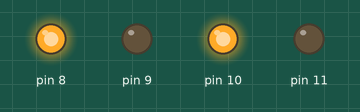
Bench run of a sketch on a simulated Arduino Uno, built with avr-gcc and run on an emulated ATmega328P. Shown: output pins drawn as LEDs (lit = HIGH).

Above: at 1.0 s.
At 5.0 s:
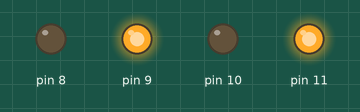
At 7.0 s:
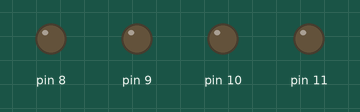
Timing chart, 0 to 10.4 s (numbered marks = the images above):
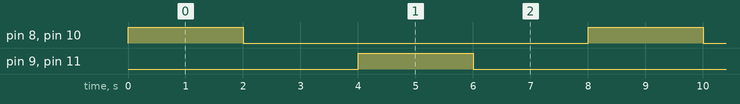

Measured:
- by itself, pin 8–11: alternates HIGH for 2.0 s and LOW for 6.0 s
- by itself, everything shown: repeats every 8.0 s, in 4 steps

The sketch:

PRUEBA_C3_M3M4.ino
```cpp
void setup() {
 pinMode(8, OUTPUT);
 pinMode(9, OUTPUT);
 pinMode(10, OUTPUT);
 pinMode(11, OUTPUT);

}

void loop() {
  digitalWrite(8, HIGH);
  digitalWrite(9, LOW);
  digitalWrite(10, HIGH);
  digitalWrite(11, LOW);

  delay(2000);

  digitalWrite(8, LOW);
  digitalWrite(9, LOW);
  digitalWrite(10, LOW);
  digitalWrite(11, LOW);

  delay(2000);

  digitalWrite(8, LOW);
  digitalWrite(9, HIGH);
  digitalWrite(10, LOW);
  digitalWrite(11, HIGH);

  delay(2000);

  digitalWrite(8, LOW);
  digitalWrite(9, LOW);
  digitalWrite(10, LOW);
  digitalWrite(11, LOW);

  delay(2000);

}
```
